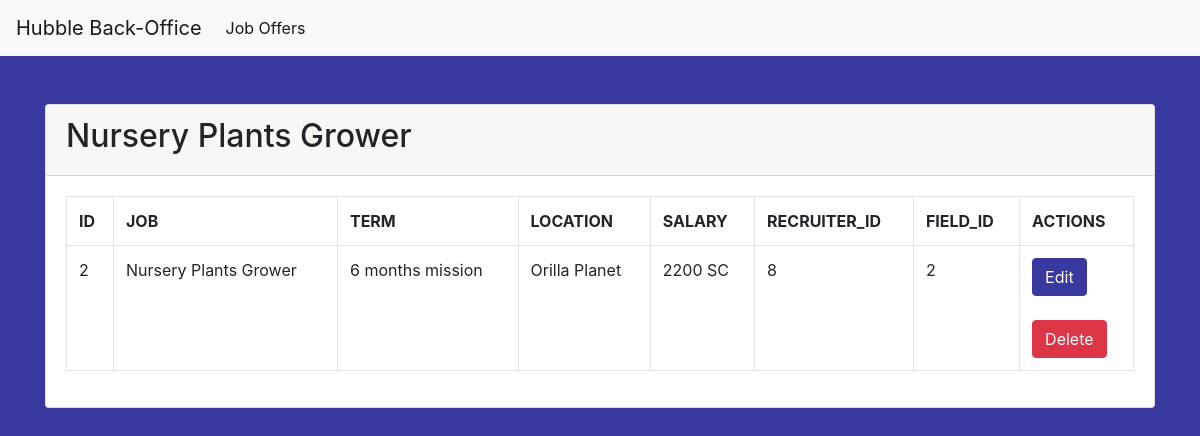
/admin/show.php?id=2, run on the app's committed database.
### tables this page shows
CREATE TABLE `job` (
  `id` int(11) NOT NULL AUTO_INCREMENT,
  `need_validation` tinyint(1) NOT NULL,
  `duration` varchar(20) NOT NULL,
  `location` varchar(50) NOT NULL,
  `name` varchar(100) NOT NULL,
  `salary` varchar(15) NOT NULL,
  `description` varchar(1000) NOT NULL,
  `picture` varchar(100) NOT NULL,
  `field_id` int(11) NOT NULL,
  `recruiter_id` int(11) DEFAULT NULL,
  `company_id` int(11) DEFAULT NULL,
  PRIMARY KEY (`id`),
  KEY `IDX_FBD8E0F8443707B0` (`field_id`),
  KEY `IDX_FBD8E0F8156BE243` (`recruiter_id`),
  KEY `IDX_FBD8E0F8979B1AD6` (`company_id`),
  CONSTRAINT `FK_FBD8E0F8156BE243` FOREIGN KEY (`recruiter_id`) REFERENCES `recruiter` (`id`),
  CONSTRAINT `FK_FBD8E0F8443707B0` FOREIGN KEY (`field_id`) REFERENCES `field` (`id`),
  CONSTRAINT `FK_FBD8E0F8979B1AD6` FOREIGN KEY (`company_id`) REFERENCES `company` (`id`)
);

### admin/show.php (the view, shortened to what this page needs)
<?php
require '../includes/db.php';
$sql = 'SELECT
          `id`, `name`, `duration`, `location`, `salary`, `recruiter_id`, `field_id`
        FROM
          `job`
        WHERE
          id = :id
        ;';
$statement = $pdo->prepare($sql);
$statement -> bindValue(':id', $_GET['id']);
$statement->execute();
$article = $statement->fetchAll(PDO::FETCH_ASSOC);
require 'header.php';
?>
<div class="container">
	<div class="card mt-5">
		<div class="card-header">
			<?php foreach($article as $art): ?>
			<h2><?= $art['name']?></h2>
		</div>
		<div class="card-body">
			<table class="table table-bordered">
				<tr>
					<th>ID</th>
					<th>JOB</th>
					<th>TERM</th>
					<th>LOCATION</th>
					<th>SALARY</th>
					<th>RECRUITER_ID</th>
					<th>FIELD_ID</th>
					<th>ACTIONS</th>
				</tr>
				<tr>
					<td><?= $_GET['id']?></td>
					<td><?= $art['name']?></td>
					<td><?= $art['duration']?></td>
					<td><?= $art['location']?></td>
					<td><?= $art['salary']?></td>
					<td><?= $art['recruiter_id']?></td>
					<td><?= $art['field_id']?></td>
					<td>
						<a href="edit.php?id=<?=$_GET['id']?>" class="btn btn-info" style="background-color: #39389F !important; border-color: #39389F !important;">Edit</a><br><br>
						<a href="delete.php?id=<?=$_GET['id']?>" class='btn btn-danger'>Delete</a>
					</td>
				</tr>
				<?php endforeach; ?>
			</table>
		</div>
	</div>
</div>
<?php
require 'footer.php';

### data on the page
job: name "Nursery Plants Grower", duration "6 months mission", location "Orilla Planet", salary "2200 SC", recruiter "8", field "2"
